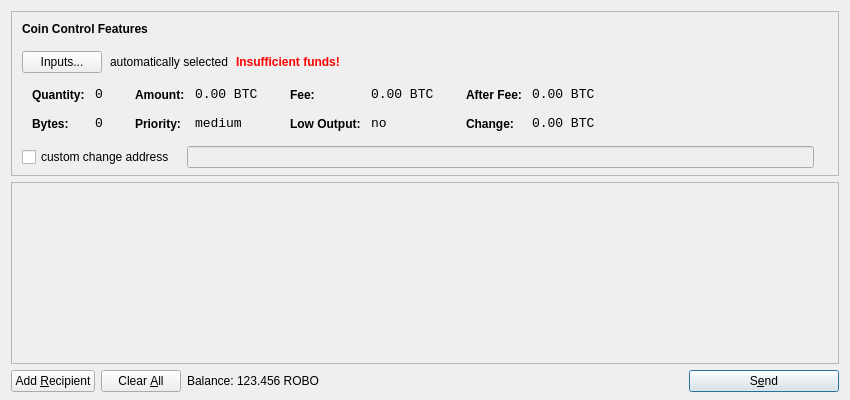
<?xml version="1.0" encoding="UTF-8"?>
<ui version="4.0">
 <class>SendCoinsDialog</class>
 <widget class="QDialog" name="SendCoinsDialog">
  <property name="geometry">
   <rect>
    <x>0</x>
    <y>0</y>
    <width>850</width>
    <height>400</height>
   </rect>
  </property>
  <property name="windowTitle">
   <string>Send Coins</string>
  </property>
  <layout class="QVBoxLayout" name="verticalLayout" stretch="0,1,0">
   <property name="bottomMargin">
    <number>8</number>
   </property>
   <item>
    <widget class="QFrame" name="frameCoinControl">
     <property name="sizePolicy">
      <sizepolicy hsizetype="Expanding" vsizetype="Expanding">
       <horstretch>0</horstretch>
       <verstretch>0</verstretch>
      </sizepolicy>
     </property>
     <property name="maximumSize">
      <size>
       <width>16777215</width>
       <height>16777215</height>
      </size>
     </property>
     <property name="frameShape">
      <enum>QFrame::StyledPanel</enum>
     </property>
     <property name="frameShadow">
      <enum>QFrame::Sunken</enum>
     </property>
     <layout class="QVBoxLayout" name="verticalLayoutCoinControl2">
      <property name="spacing">
       <number>-1</number>
      </property>
      <property name="leftMargin">
       <number>0</number>
      </property>
      <property name="topMargin">
       <number>0</number>
      </property>
      <property name="rightMargin">
       <number>0</number>
      </property>
      <property name="bottomMargin">
       <number>6</number>
      </property>
      <item>
       <layout class="QVBoxLayout" name="verticalLayoutCoinControl" stretch="0,0,0,0,1">
        <property name="spacing">
         <number>0</number>
        </property>
        <property name="leftMargin">
         <number>10</number>
        </property>
        <property name="topMargin">
         <number>10</number>
        </property>
        <item>
         <layout class="QHBoxLayout" name="horizontalLayoutCoinControl1">
          <property name="bottomMargin">
           <number>15</number>
          </property>
          <item>
           <widget class="QLabel" name="labelCoinControlFeatures">
            <property name="sizePolicy">
             <sizepolicy hsizetype="Preferred" vsizetype="Maximum">
              <horstretch>0</horstretch>
              <verstretch>0</verstretch>
             </sizepolicy>
            </property>
            <property name="font">
             <font>
              <weight>75</weight>
              <bold>true</bold>
             </font>
            </property>
            <property name="styleSheet">
             <string notr="true">font-weight:bold;</string>
            </property>
            <property name="text">
             <string>Coin Control Features</string>
            </property>
           </widget>
          </item>
         </layout>
        </item>
        <item>
         <layout class="QHBoxLayout" name="horizontalLayoutCoinControl2" stretch="0,0,0,0">
          <property name="spacing">
           <number>8</number>
          </property>
          <property name="bottomMargin">
           <number>10</number>
          </property>
          <item>
           <widget class="QPushButton" name="pushButtonCoinControl">
            <property name="styleSheet">
             <string notr="true"/>
            </property>
            <property name="text">
             <string>Inputs...</string>
            </property>
           </widget>
          </item>
          <item>
           <widget class="QLabel" name="labelCoinControlAutomaticallySelected">
            <property name="text">
             <string>automatically selected</string>
            </property>
            <property name="margin">
             <number>5</number>
            </property>
           </widget>
          </item>
          <item>
           <widget class="QLabel" name="labelCoinControlInsuffFunds">
            <property name="font">
             <font>
              <weight>75</weight>
              <bold>true</bold>
             </font>
            </property>
            <property name="styleSheet">
             <string notr="true">color:red;font-weight:bold;</string>
            </property>
            <property name="text">
             <string>Insufficient funds!</string>
            </property>
            <property name="margin">
             <number>5</number>
            </property>
           </widget>
          </item>
          <item>
           <spacer name="horizontalSpacerCoinControl">
            <property name="orientation">
             <enum>Qt::Horizontal</enum>
            </property>
            <property name="sizeHint" stdset="0">
             <size>
              <width>40</width>
              <height>1</height>
             </size>
            </property>
           </spacer>
          </item>
         </layout>
        </item>
        <item>
         <widget class="QWidget" name="widgetCoinControl" native="true">
          <property name="sizePolicy">
           <sizepolicy hsizetype="Preferred" vsizetype="Preferred">
            <horstretch>0</horstretch>
            <verstretch>0</verstretch>
           </sizepolicy>
          </property>
          <property name="minimumSize">
           <size>
            <width>0</width>
            <height>0</height>
           </size>
          </property>
          <property name="styleSheet">
           <string notr="true"/>
          </property>
          <layout class="QHBoxLayout" name="horizontalLayoutCoinControl5">
           <property name="margin">
            <number>0</number>
           </property>
           <item>
            <layout class="QHBoxLayout" name="horizontalLayoutCoinControl3" stretch="0,0,0,1">
             <property name="spacing">
              <number>20</number>
             </property>
             <property name="topMargin">
              <number>0</number>
             </property>
             <property name="bottomMargin">
              <number>10</number>
             </property>
             <item>
              <layout class="QFormLayout" name="formLayoutCoinControl1">
               <property name="horizontalSpacing">
                <number>10</number>
               </property>
               <property name="verticalSpacing">
                <number>14</number>
               </property>
               <property name="leftMargin">
                <number>10</number>
               </property>
               <property name="topMargin">
                <number>4</number>
               </property>
               <property name="rightMargin">
                <number>6</number>
               </property>
               <item row="0" column="0">
                <widget class="QLabel" name="labelCoinControlQuantityText">
                 <property name="styleSheet">
                  <string notr="true">font-weight:bold;</string>
                 </property>
                 <property name="text">
                  <string>Quantity:</string>
                 </property>
                 <property name="margin">
                  <number>0</number>
                 </property>
                </widget>
               </item>
               <item row="0" column="1">
                <widget class="QLabel" name="labelCoinControlQuantity">
                 <property name="font">
                  <font>
                   <family>Monospace</family>
                   <pointsize>10</pointsize>
                  </font>
                 </property>
                 <property name="cursor">
                  <cursorShape>IBeamCursor</cursorShape>
                 </property>
                 <property name="contextMenuPolicy">
                  <enum>Qt::ActionsContextMenu</enum>
                 </property>
                 <property name="text">
                  <string notr="true">0</string>
                 </property>
                 <property name="margin">
                  <number>0</number>
                 </property>
                 <property name="textInteractionFlags">
                  <set>Qt::LinksAccessibleByMouse|Qt::TextSelectableByKeyboard|Qt::TextSelectableByMouse</set>
                 </property>
                </widget>
               </item>
               <item row="1" column="0">
                <widget class="QLabel" name="labelCoinControlBytesText">
                 <property name="styleSheet">
                  <string notr="true">font-weight:bold;</string>
                 </property>
                 <property name="text">
                  <string>Bytes:</string>
                 </property>
                </widget>
               </item>
               <item row="1" column="1">
                <widget class="QLabel" name="labelCoinControlBytes">
                 <property name="font">
                  <font>
                   <family>Monospace</family>
                   <pointsize>10</pointsize>
                  </font>
                 </property>
                 <property name="cursor">
                  <cursorShape>IBeamCursor</cursorShape>
                 </property>
                 <property name="contextMenuPolicy">
                  <enum>Qt::ActionsContextMenu</enum>
                 </property>
                 <property name="text">
                  <string notr="true">0</string>
                 </property>
                 <property name="textInteractionFlags">
                  <set>Qt::LinksAccessibleByMouse|Qt::TextSelectableByKeyboard|Qt::TextSelectableByMouse</set>
                 </property>
                </widget>
               </item>
              </layout>
             </item>
             <item>
              <layout class="QFormLayout" name="formLayoutCoinControl2">
               <property name="horizontalSpacing">
                <number>10</number>
               </property>
               <property name="verticalSpacing">
                <number>14</number>
               </property>
               <property name="leftMargin">
                <number>6</number>
               </property>
               <property name="topMargin">
                <number>4</number>
               </property>
               <property name="rightMargin">
                <number>6</number>
               </property>
               <item row="0" column="0">
                <widget class="QLabel" name="labelCoinControlAmountText">
                 <property name="styleSheet">
                  <string notr="true">font-weight:bold;</string>
                 </property>
                 <property name="text">
                  <string>Amount:</string>
                 </property>
                 <property name="margin">
                  <number>0</number>
                 </property>
                </widget>
               </item>
               <item row="0" column="1">
                <widget class="QLabel" name="labelCoinControlAmount">
                 <property name="font">
                  <font>
                   <family>Monospace</family>
                   <pointsize>10</pointsize>
                  </font>
                 </property>
                 <property name="cursor">
                  <cursorShape>IBeamCursor</cursorShape>
                 </property>
                 <property name="contextMenuPolicy">
                  <enum>Qt::ActionsContextMenu</enum>
                 </property>
                 <property name="text">
                  <string notr="true">0.00 BTC</string>
                 </property>
                 <property name="textInteractionFlags">
                  <set>Qt::LinksAccessibleByMouse|Qt::TextSelectableByKeyboard|Qt::TextSelectableByMouse</set>
                 </property>
                </widget>
               </item>
               <item row="1" column="0">
                <widget class="QLabel" name="labelCoinControlPriorityText">
                 <property name="styleSheet">
                  <string notr="true">font-weight:bold;</string>
                 </property>
                 <property name="text">
                  <string>Priority:</string>
                 </property>
                </widget>
               </item>
               <item row="1" column="1">
                <widget class="QLabel" name="labelCoinControlPriority">
                 <property name="font">
                  <font>
                   <family>Monospace</family>
                   <pointsize>10</pointsize>
                  </font>
                 </property>
                 <property name="cursor">
                  <cursorShape>IBeamCursor</cursorShape>
                 </property>
                 <property name="contextMenuPolicy">
                  <enum>Qt::ActionsContextMenu</enum>
                 </property>
                 <property name="text">
                  <string>medium</string>
                 </property>
                 <property name="textInteractionFlags">
                  <set>Qt::LinksAccessibleByMouse|Qt::TextSelectableByKeyboard|Qt::TextSelectableByMouse</set>
                 </property>
                </widget>
               </item>
              </layout>
             </item>
             <item>
              <layout class="QFormLayout" name="formLayoutCoinControl3">
               <property name="horizontalSpacing">
                <number>10</number>
               </property>
               <property name="verticalSpacing">
                <number>14</number>
               </property>
               <property name="leftMargin">
                <number>6</number>
               </property>
               <property name="topMargin">
                <number>4</number>
               </property>
               <property name="rightMargin">
                <number>6</number>
               </property>
               <item row="0" column="0">
                <widget class="QLabel" name="labelCoinControlFeeText">
                 <property name="styleSheet">
                  <string notr="true">font-weight:bold;</string>
                 </property>
                 <property name="text">
                  <string>Fee:</string>
                 </property>
                 <property name="margin">
                  <number>0</number>
                 </property>
                </widget>
               </item>
               <item row="0" column="1">
                <widget class="QLabel" name="labelCoinControlFee">
                 <property name="font">
                  <font>
                   <family>Monospace</family>
                   <pointsize>10</pointsize>
                  </font>
                 </property>
                 <property name="cursor">
                  <cursorShape>IBeamCursor</cursorShape>
                 </property>
                 <property name="contextMenuPolicy">
                  <enum>Qt::ActionsContextMenu</enum>
                 </property>
                 <property name="text">
                  <string notr="true">0.00 BTC</string>
                 </property>
                 <property name="textInteractionFlags">
                  <set>Qt::LinksAccessibleByMouse|Qt::TextSelectableByKeyboard|Qt::TextSelectableByMouse</set>
                 </property>
                </widget>
               </item>
               <item row="1" column="0">
                <widget class="QLabel" name="labelCoinControlLowOutputText">
                 <property name="styleSheet">
                  <string notr="true">font-weight:bold;</string>
                 </property>
                 <property name="text">
                  <string>Low Output:</string>
                 </property>
                </widget>
               </item>
               <item row="1" column="1">
                <widget class="QLabel" name="labelCoinControlLowOutput">
                 <property name="font">
                  <font>
                   <family>Monospace</family>
                   <pointsize>10</pointsize>
                  </font>
                 </property>
                 <property name="cursor">
                  <cursorShape>IBeamCursor</cursorShape>
                 </property>
                 <property name="contextMenuPolicy">
                  <enum>Qt::ActionsContextMenu</enum>
                 </property>
                 <property name="text">
                  <string>no</string>
                 </property>
                 <property name="textInteractionFlags">
                  <set>Qt::LinksAccessibleByMouse|Qt::TextSelectableByKeyboard|Qt::TextSelectableByMouse</set>
                 </property>
                </widget>
               </item>
              </layout>
             </item>
             <item>
              <layout class="QFormLayout" name="formLayoutCoinControl4">
               <property name="horizontalSpacing">
                <number>10</number>
               </property>
               <property name="verticalSpacing">
                <number>14</number>
               </property>
               <property name="leftMargin">
                <number>6</number>
               </property>
               <property name="topMargin">
                <number>4</number>
               </property>
               <property name="rightMargin">
                <number>6</number>
               </property>
               <item row="0" column="0">
                <widget class="QLabel" name="labelCoinControlAfterFeeText">
                 <property name="styleSheet">
                  <string notr="true">font-weight:bold;</string>
                 </property>
                 <property name="text">
                  <string>After Fee:</string>
                 </property>
                 <property name="margin">
                  <number>0</number>
                 </property>
                </widget>
               </item>
               <item row="0" column="1">
                <widget class="QLabel" name="labelCoinControlAfterFee">
                 <property name="font">
                  <font>
                   <family>Monospace</family>
                   <pointsize>10</pointsize>
                  </font>
                 </property>
                 <property name="cursor">
                  <cursorShape>IBeamCursor</cursorShape>
                 </property>
                 <property name="contextMenuPolicy">
                  <enum>Qt::ActionsContextMenu</enum>
                 </property>
                 <property name="text">
                  <string notr="true">0.00 BTC</string>
                 </property>
                 <property name="textInteractionFlags">
                  <set>Qt::LinksAccessibleByMouse|Qt::TextSelectableByKeyboard|Qt::TextSelectableByMouse</set>
                 </property>
                </widget>
               </item>
               <item row="1" column="0">
                <widget class="QLabel" name="labelCoinControlChangeText">
                 <property name="styleSheet">
                  <string notr="true">font-weight:bold;</string>
                 </property>
                 <property name="text">
                  <string>Change:</string>
                 </property>
                </widget>
               </item>
               <item row="1" column="1">
                <widget class="QLabel" name="labelCoinControlChange">
                 <property name="font">
                  <font>
                   <family>Monospace</family>
                   <pointsize>10</pointsize>
                  </font>
                 </property>
                 <property name="cursor">
                  <cursorShape>IBeamCursor</cursorShape>
                 </property>
                 <property name="contextMenuPolicy">
                  <enum>Qt::ActionsContextMenu</enum>
                 </property>
                 <property name="text">
                  <string notr="true">0.00 BTC</string>
                 </property>
                 <property name="textInteractionFlags">
                  <set>Qt::LinksAccessibleByMouse|Qt::TextSelectableByKeyboard|Qt::TextSelectableByMouse</set>
                 </property>
                </widget>
               </item>
              </layout>
             </item>
            </layout>
           </item>
          </layout>
         </widget>
        </item>
        <item>
         <layout class="QHBoxLayout" name="horizontalLayoutCoinControl4" stretch="0,0,0">
          <property name="spacing">
           <number>12</number>
          </property>
          <property name="sizeConstraint">
           <enum>QLayout::SetDefaultConstraint</enum>
          </property>
          <property name="topMargin">
           <number>5</number>
          </property>
          <property name="rightMargin">
           <number>5</number>
          </property>
          <item>
           <widget class="QCheckBox" name="checkBoxCoinControlChange">
            <property name="text">
             <string>custom change address</string>
            </property>
           </widget>
          </item>
          <item>
           <widget class="QLineEdit" name="lineEditCoinControlChange">
            <property name="enabled">
             <bool>false</bool>
            </property>
            <property name="sizePolicy">
             <sizepolicy hsizetype="Expanding" vsizetype="Fixed">
              <horstretch>0</horstretch>
              <verstretch>0</verstretch>
             </sizepolicy>
            </property>
           </widget>
          </item>
          <item>
           <widget class="QLabel" name="labelCoinControlChangeLabel">
            <property name="sizePolicy">
             <sizepolicy hsizetype="Preferred" vsizetype="Expanding">
              <horstretch>0</horstretch>
              <verstretch>0</verstretch>
             </sizepolicy>
            </property>
            <property name="minimumSize">
             <size>
              <width>0</width>
              <height>0</height>
             </size>
            </property>
            <property name="text">
             <string/>
            </property>
            <property name="margin">
             <number>3</number>
            </property>
           </widget>
          </item>
         </layout>
        </item>
        <item>
         <spacer name="verticalSpacerCoinControl">
          <property name="orientation">
           <enum>Qt::Vertical</enum>
          </property>
          <property name="sizeHint" stdset="0">
           <size>
            <width>800</width>
            <height>1</height>
           </size>
          </property>
         </spacer>
        </item>
       </layout>
      </item>
     </layout>
    </widget>
   </item>
   <item>
    <widget class="QScrollArea" name="scrollArea">
     <property name="widgetResizable">
      <bool>true</bool>
     </property>
     <widget class="QWidget" name="scrollAreaWidgetContents">
      <property name="geometry">
       <rect>
        <x>0</x>
        <y>0</y>
        <width>830</width>
        <height>165</height>
       </rect>
      </property>
      <layout class="QVBoxLayout" name="verticalLayout_2">
       <property name="margin">
        <number>0</number>
       </property>
       <item>
        <layout class="QVBoxLayout" name="entries">
         <property name="spacing">
          <number>6</number>
         </property>
        </layout>
       </item>
       <item>
        <spacer name="verticalSpacer">
         <property name="orientation">
          <enum>Qt::Vertical</enum>
         </property>
         <property name="sizeHint" stdset="0">
          <size>
           <width>20</width>
           <height>40</height>
          </size>
         </property>
        </spacer>
       </item>
      </layout>
     </widget>
    </widget>
   </item>
   <item>
    <layout class="QHBoxLayout" name="horizontalLayout">
     <item>
      <widget class="QPushButton" name="addButton">
       <property name="toolTip">
        <string>Send to multiple recipients at once</string>
       </property>
       <property name="text">
        <string>Add &amp;Recipient</string>
       </property>
       <property name="icon">
        <iconset resource="../bitcoin.qrc">
         <normaloff>:/icons/add</normaloff>:/icons/add</iconset>
       </property>
       <property name="autoDefault">
        <bool>false</bool>
       </property>
      </widget>
     </item>
     <item>
      <widget class="QPushButton" name="clearButton">
       <property name="sizePolicy">
        <sizepolicy hsizetype="Minimum" vsizetype="Fixed">
         <horstretch>0</horstretch>
         <verstretch>0</verstretch>
        </sizepolicy>
       </property>
       <property name="toolTip">
        <string>Remove all transaction fields</string>
       </property>
       <property name="text">
        <string>Clear &amp;All</string>
       </property>
       <property name="icon">
        <iconset resource="../bitcoin.qrc">
         <normaloff>:/icons/remove</normaloff>:/icons/remove</iconset>
       </property>
       <property name="autoRepeatDelay">
        <number>300</number>
       </property>
       <property name="autoDefault">
        <bool>false</bool>
       </property>
      </widget>
     </item>
     <item>
      <layout class="QHBoxLayout" name="horizontalLayout_2">
       <property name="spacing">
        <number>3</number>
       </property>
       <item>
        <widget class="QLabel" name="label">
         <property name="text">
          <string>Balance:</string>
         </property>
        </widget>
       </item>
       <item>
        <widget class="QLabel" name="labelBalance">
         <property name="cursor">
          <cursorShape>IBeamCursor</cursorShape>
         </property>
         <property name="text">
          <string>123.456 ROBO</string>
         </property>
         <property name="textInteractionFlags">
          <set>Qt::LinksAccessibleByMouse|Qt::TextSelectableByKeyboard|Qt::TextSelectableByMouse</set>
         </property>
        </widget>
       </item>
      </layout>
     </item>
     <item>
      <spacer name="horizontalSpacer">
       <property name="orientation">
        <enum>Qt::Horizontal</enum>
       </property>
       <property name="sizeHint" stdset="0">
        <size>
         <width>40</width>
         <height>20</height>
        </size>
       </property>
      </spacer>
     </item>
     <item>
      <widget class="QPushButton" name="sendButton">
       <property name="minimumSize">
        <size>
         <width>150</width>
         <height>0</height>
        </size>
       </property>
       <property name="toolTip">
        <string>Confirm the send action</string>
       </property>
       <property name="text">
        <string>S&amp;end</string>
       </property>
       <property name="icon">
        <iconset resource="../bitcoin.qrc">
         <normaloff>:/icons/send</normaloff>:/icons/send</iconset>
       </property>
       <property name="default">
        <bool>true</bool>
       </property>
      </widget>
     </item>
    </layout>
   </item>
  </layout>
 </widget>
 <resources>
  <include location="../bitcoin.qrc"/>
 </resources>
 <connections/>
</ui>
